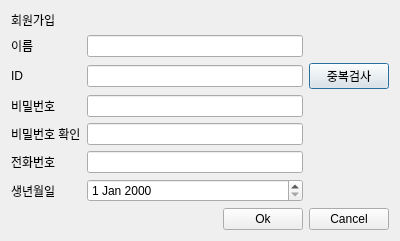
<?xml version="1.0" encoding="UTF-8"?>
<ui version="4.0">
 <class>sign_up_dialog</class>
 <widget class="QDialog" name="sign_up_dialog">
  <property name="geometry">
   <rect>
    <x>0</x>
    <y>0</y>
    <width>400</width>
    <height>236</height>
   </rect>
  </property>
  <property name="windowTitle">
   <string>Dialog</string>
  </property>
  <layout class="QGridLayout" name="gridLayout_2" rowstretch="1,0,0">
   <item row="2" column="0">
    <spacer name="horizontalSpacer">
     <property name="orientation">
      <enum>Qt::Orientation::Horizontal</enum>
     </property>
     <property name="sizeHint" stdset="0">
      <size>
       <width>40</width>
       <height>20</height>
      </size>
     </property>
    </spacer>
   </item>
   <item row="1" column="0" colspan="2">
    <layout class="QGridLayout" name="gridLayout">
     <item row="1" column="0">
      <widget class="QLabel" name="id_label">
       <property name="text">
        <string>ID</string>
       </property>
      </widget>
     </item>
     <item row="3" column="1">
      <widget class="QLineEdit" name="verify_pw_edit">
       <property name="echoMode">
        <enum>QLineEdit::EchoMode::Password</enum>
       </property>
      </widget>
     </item>
     <item row="0" column="1">
      <widget class="QLineEdit" name="name_edit"/>
     </item>
     <item row="4" column="0">
      <widget class="QLabel" name="phone_label">
       <property name="text">
        <string>전화번호</string>
       </property>
      </widget>
     </item>
     <item row="3" column="0">
      <widget class="QLabel" name="verify_pw_label">
       <property name="text">
        <string>비밀번호 확인</string>
       </property>
      </widget>
     </item>
     <item row="1" column="1">
      <widget class="QLineEdit" name="id_edit"/>
     </item>
     <item row="4" column="1">
      <widget class="QLineEdit" name="phone_edit"/>
     </item>
     <item row="2" column="1">
      <widget class="QLineEdit" name="pw_edit">
       <property name="echoMode">
        <enum>QLineEdit::EchoMode::Password</enum>
       </property>
      </widget>
     </item>
     <item row="1" column="2">
      <widget class="QPushButton" name="verify_id_button">
       <property name="text">
        <string>중복검사</string>
       </property>
      </widget>
     </item>
     <item row="0" column="0">
      <widget class="QLabel" name="name_label">
       <property name="text">
        <string>이름</string>
       </property>
      </widget>
     </item>
     <item row="2" column="0">
      <widget class="QLabel" name="pw_label">
       <property name="text">
        <string>비밀번호</string>
       </property>
      </widget>
     </item>
     <item row="5" column="0">
      <widget class="QLabel" name="birthday_label">
       <property name="text">
        <string>생년월일</string>
       </property>
      </widget>
     </item>
     <item row="5" column="1">
      <widget class="QDateEdit" name="birthday_edit"/>
     </item>
    </layout>
   </item>
   <item row="0" column="0" colspan="2">
    <widget class="QLabel" name="label">
     <property name="text">
      <string>회원가입</string>
     </property>
    </widget>
   </item>
   <item row="2" column="1">
    <layout class="QHBoxLayout" name="horizontalLayout">
     <item>
      <widget class="QPushButton" name="ok_button">
       <property name="text">
        <string>Ok</string>
       </property>
      </widget>
     </item>
     <item>
      <widget class="QPushButton" name="cancel_button">
       <property name="text">
        <string>Cancel</string>
       </property>
      </widget>
     </item>
    </layout>
   </item>
  </layout>
 </widget>
 <resources/>
 <connections/>
</ui>
